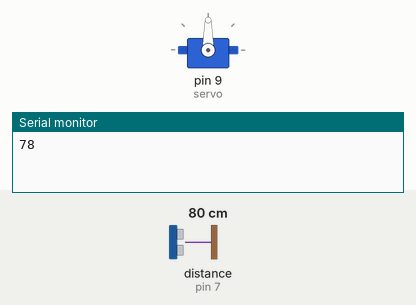
Recording of a sketch running on a simulated Arduino Uno, built with avr-gcc and run on an emulated ATmega328P. On the bench: servo, the last lines printed to the serial monitor. Wiring (inferred from the names in the program): ultrasonic range finder: trigger pin 8; echo pin 7. Inputs (shaded band) come from the test bench; at power-on: distance to the obstacle (sensor on pin 7) 80 cm. The echo pulse lasts 58.3 µs per cm.

Above: at 1.8 s.
1.9 s: distance to the obstacle (sensor on pin 7) set to 22 cm
4.2 s: distance to the obstacle (sensor on pin 7) set to 18 cm
At 6.48 s:
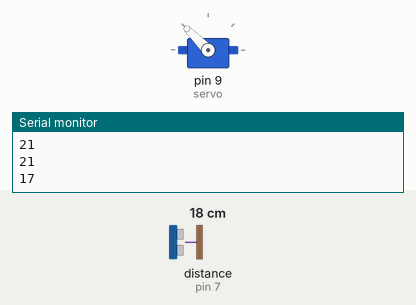
At 8.0 s:
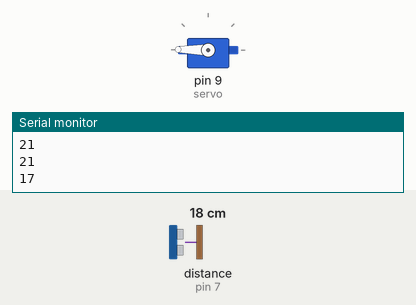
8.3 s: distance to the obstacle (sensor on pin 7) set to 35 cm
At 9.07 s:
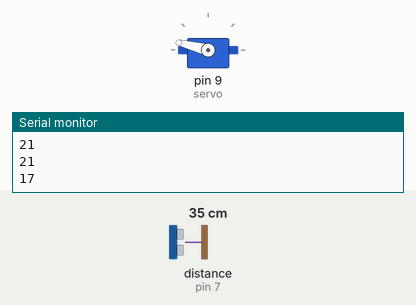
Timing chart, 0 to 11.3 s (numbered marks = the images above; inputs shaded):
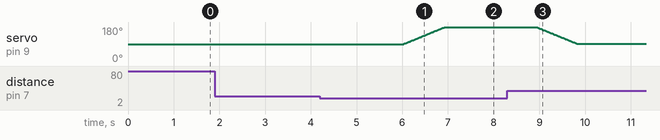

Measured:
- the behaviour switches between 21 and 20 cm on distance to the obstacle (sensor on pin 7) (found by bisection; images 0 and 1)
- after the input at 4.2 s, servo on pin 9 (servo): moves from 90° to 179° over 0.89 s, starting after 1.8 s

The sketch:

mod_1.ino
```cpp
#include <Servo.h>
#define echoPin 7
#define trigPin 8

Servo servo;
long distance;
int angle = 90;

void setup() {
  pinMode(echoPin, INPUT);
  pinMode(trigPin, OUTPUT);
  servo.attach(9);
  servo.write(angle);
  Serial.begin(9600);
}

void loop() {
  generateTrigger();
  distance = calcDist();
  delay(1000);
  Serial.println(distance);
  if(distance < 20){
    open_close();
  }
}

void generateTrigger(){
  digitalWrite(trigPin, LOW);
  delayMicroseconds(2);
  digitalWrite(trigPin, HIGH);
  delayMicroseconds(10);
  digitalWrite(trigPin, LOW);
  delayMicroseconds(2);
}

long calcDist(){
  long duration = pulseIn(echoPin, HIGH);
  duration /= 2;
  long dist = duration * 0.034;
  return(dist);
}

void open_close(){

  for(angle = 90; angle < 180; ++angle){
    servo.write(angle);
    delay(10);
  }

  delay(2000);

   for(angle = 180; angle > 90; --angle){
    servo.write(angle);
    delay(10);
  }


}
```
